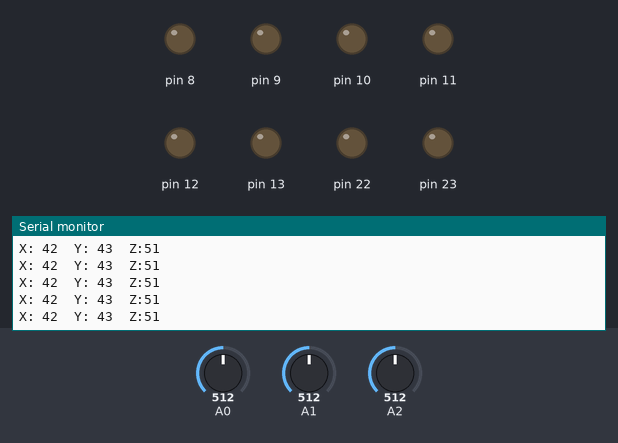
A sketch run on a simulated Arduino Uno, built with avr-gcc and run on an emulated ATmega328P. On the bench: output pins drawn as LEDs (lit = HIGH), the last lines printed to the serial monitor. The inputs (shaded band) are chosen by the test bench; at power-on: A2 = 512, A0 = 512, A1 = 512.

Above: at 0.8 s.
0.9 s: A2 set to 694
At 1.4 s:
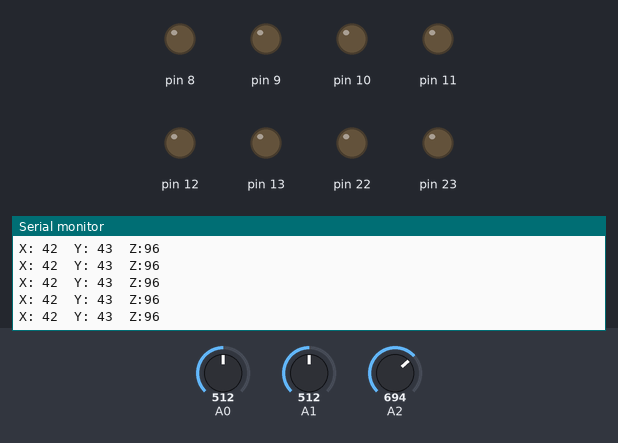
3.9 s: A2 set to 719
At 4.7 s:
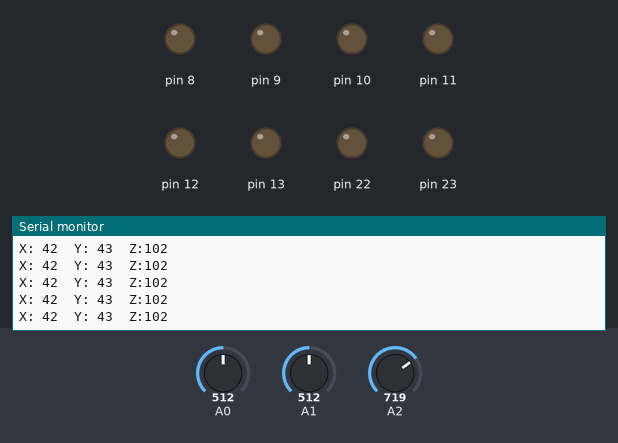
Timing chart, 0 to 6.9 s (numbered marks = the images above; inputs shaded):
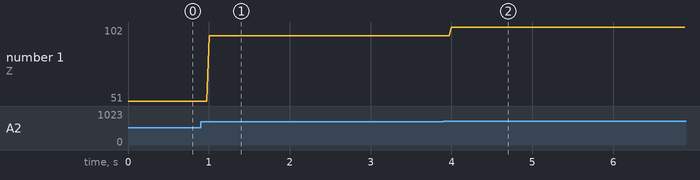

The sketch:

Accelerometer.ino
```cpp
#include <avr/io.h>   /* Include AVR std. library file */
#include <util/delay.h>   /* Include defined delay header file */

void ADC_Init()     /* ADC Initialization function */
{
  ADMUX =(1<<REFS0)|(1<<ADLAR);   /* Vref: Avcc, ADC channel: 0 */
  ADCSRA = (1<<ADEN)|(1<<ADPS2)|(1<<ADPS1)|(1<<ADPS0);
}

unsigned char ADC_Read(unsigned char channel)  /* ADC Read function */
{
  ADMUX =(1<<REFS0)|(1<<ADLAR)|(channel & 0x07);/* set input channel to read */
  ADCSRA |= (1<<ADSC);  /* Start ADC conversion */
  while (!(ADCSRA & (1<<ADIF)));  /* Wait until end of conversion by polling ADC interrupt flag */
  ADCSRA |= (1<<ADIF);  /* Clear interrupt flag */
  return ADCH;    /* Return ADC word */
}
int main(void)
{
  int X,Y,Z;
  DDRB=0xFF;
  Serial.begin(9600);
  ADC_Init();   /* Initialize ADC */
  int flag=0;
  while(1)
  {
    X= ADC_Read(0)-86;  /* Read X, Y, Z axis ADC value */
    Y= ADC_Read(1)-85;
    Z= ADC_Read(2)-77;

    /*if(X>-4&& X<4 && Y<4 && Y>-4) {
      if(flag==1) {
        Serial.println("Resetted");
      }
      flag=0;

    }

    if(X<-13) {
      if(!flag) {
        //
        Serial.println("Left");
         _delay_ms(10);
        flag=1;
      }
    }
  else
    if(X>13) {
      if(!flag) {
        //
        Serial.println("Right");
        _delay_ms(10);
        flag=1;
      }
    }*/

    Serial.print("X: ");
    Serial.print(X);Serial.print('\t');
    Serial.print("Y: ");
    Serial.print(Y);Serial.print('\t');
    Serial.print("Z:");
    Serial.println(Z);
    _delay_ms(10);
  }
}
```

Measured:
- after the input at 0.9 s, the serial monitor: prints a new line after 0.10 s (image 1)
- after the input at 3.9 s, the serial monitor: prints a new line after 0.10 s (image 2)
- plotted number 1: 51 → 96 after the input at 0.9 s, 96 → 102 after the input at 3.9 s
